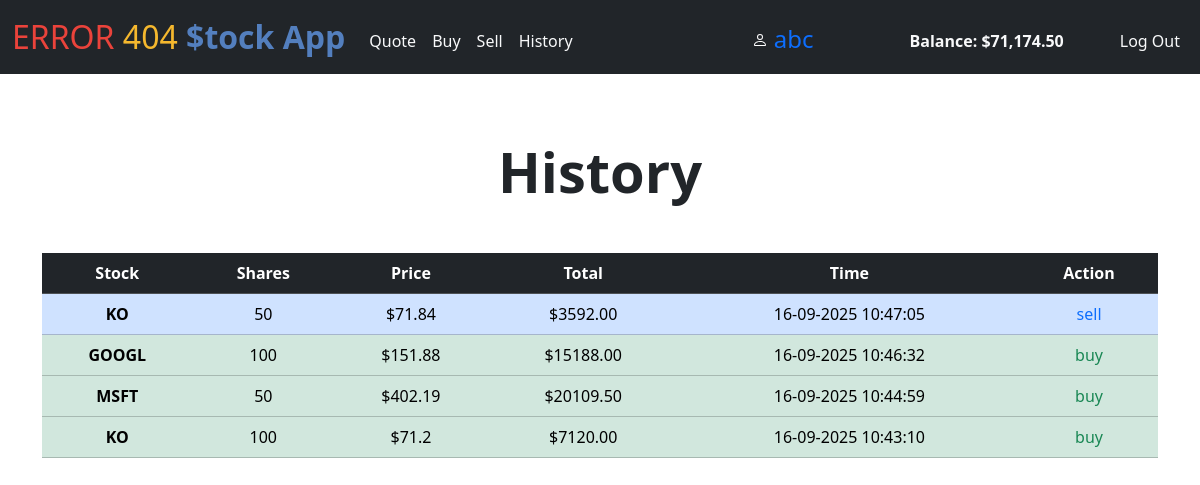
Page /history (signed in) on the committed database.
### tables this page shows
CREATE TABLE users (id INTEGER PRIMARY KEY AUTOINCREMENT NOT NULL, username TEXT NOT NULL, hash TEXT NOT NULL, cash NUMERIC NOT NULL DEFAULT 10000.00);

CREATE TABLE histroy (
trans_id INTEGER PRIMARY KEY AUTOINCREMENT NOT NULL,
buyer_id INTEGER NOT NULL,
stock_name TEXT NOT NULL,
shares INTEGER NOT NULL,
price INTEGER NOT NULL,
time TEXT NOT NULL, action TEXT NOT NULL,
FOREIGN KEY (buyer_id) REFERENCES users(id));

### app.py (the view)
@app.route("/history")
@login_required
def history():
    hist = db.execute("SELECT stock_name, shares, price, time, action FROM histroy WHERE buyer_id = ? ORDER BY trans_id DESC LIMIT 35", session["user_id"])
    length = len(hist)
    return render_template("histroy.html", hist=hist, length=length, user_name=db.execute("SELECT username FROM users WHERE id = ?", session["user_id"])[0]["username"], balance=db.execute("SELECT cash FROM users WHERE id = ?", session["user_id"])[0]["cash"])

### app.py (called while the page is built)
@app.after_request
def after_request(response):
    response.headers["Cache-Control"] = "no-cache, no-store, must-revalidate"
    response.headers["Expires"] = 0
    response.headers["Pragma"] = "no-cache"
    return response

### helpers.py (called while the page is built)
def login_required(f):
    @wraps(f)
    def decorated_function(*args, **kwargs):
        if session.get("user_id") is None:
            return redirect("/login")
        return f(*args, **kwargs)
    return decorated_function

def usd(value):
    return f"${value:,.2f}"

### templates/histroy.html (shortened to what this page needs)
{% extends "layout.html" %}
{% block name %}{{ user_name }}{% endblock %}
{% block balance %}{{ balance | usd }}{% endblock %}
{% block main %}
{% if length == 0 %}
<h1 class="display-4 text-center fw-bolder mb-5">No history found</h1>
{% else %}
<h1 class="display-4 text-center fw-bolder mb-5">History</h1>
<table class="table">
    <thead class="table-dark">
        <tr>
            <th scope="col">Stock</th>
            <th scope="col">Shares</th>
            <th scope="col">Price</th>
            <th scope="col">Total</th>
            <th scope="col">Time</th>
            <th scope="col">Action</th>
        </tr>
    </thead>
    <tbody>
        {% for i in range(length) %}
        {% if hist[i]["action"] == 'buy' %}
        <tr class="table-success">
        {% else %}
        <tr class="table-primary">
        {% endif %}
            <th scope="row">{{ hist[i]["stock_name"] }}</th>
            <td>{{ hist[i]["shares"] }}</td>
            <td>${{ hist[i]["price"] }}</td>
            <td>${{ '%.2f' | format(hist[i]["shares"] * hist[i]["price"]) }}</td>
            <td>{{ hist[i]["time"] }}</td>
            <td>
                {% if hist[i]["action"] == 'buy' %}
                <span class="text-success">{{ hist[i]["action"] }}</span>
                {% else %}
                <span class="text-primary">{{ hist[i]["action"] }}</span>
                {% endif %}
            </td>
        </tr>
        {% endfor %}
    </tbody>
</table>
{% endif %}
{% endblock %}

### templates/layout.html (shortened to what this page needs)
<!DOCTYPE html>
<html lang="en">
<head>
    <link rel="stylesheet" href="https://cdn.jsdelivr.net/npm/bootstrap-icons@1.7.2/font/bootstrap-icons.css">
    <link href="https://cdn.jsdelivr.net/npm/bootstrap@5.3.3/dist/css/bootstrap.min.css" rel="stylesheet"
>
    <link href="/static/styles.css" rel="stylesheet">
</head>
<body>
    <nav class="navbar sticky-top navbar-expand-md navbar-dark bg-dark mb-3">
        <div class="container-fluid">
            <a class="navbar-brand" data-toggle="tooltip" title="Home" href="/"><span class="red">ERROR</span><span class="yellow"> 404</span> <span class="blue fw-bold">$tock App</span></a>
            <div class="collapse navbar-collapse" id="navbar">
                {% if session["user_id"] %}
                <ul class="navbar-nav me-auto mt-2">
                    <li class="nav-item"><a class="nav-link text-light" href="/quote" data-toggle="tooltip" title="Search for stocks">Quote</a></li>
                    <li class="nav-item"><a class="nav-link text-light" href="/buy" data-toggle="tooltip" title="buy stocks">Buy</a></li>
                    <li class="nav-item"><a class="nav-link text-light" href="/sell" data-toggle="tooltip" title="sell stocks">Sell</a></li>
                    <li class="nav-item"><a class="nav-link text-light" href="/history" data-toggle="tooltip" title="check past transaction history">History</a></li>
                </ul>
                <ul class="navbar-nav ms-auto mt-2">
                    <li class="nav-item mx-5 ">
                        <div class="fs-4">
                            <a href="/profile" class="text-decoration-none link-opacity-50-hover" data-toggle="tooltip" title="View profile">
                                {% block name %} {% endblock %}</a>
                        </div>
                    </li>
                    <li class="nav-item mx-5 mt-2 text-light"><b>Balance: {% block balance %}{% endblock %}</b></li>
                    <li class="nav-item"><a class="nav-link text-light" href="/logout" data-toggle="tooltip" title="click to logout">Log Out</a></li>
                </ul>
                {% else %}
                <ul class="navbar-nav ms-auto mt-2">
                    <li class="nav-item"><a class="nav-link text-light" href="/register">Register</a></li>
                    <li class="nav-item"><a class="nav-link text-light" href="/login">Log In</a></li>
                </ul>
                {% endif %}
            </div>
        </div>
    </nav>
    <main class="container-sm py-5 h-100 text-center">
        {% block main %}{% endblock %}
    </main>
</body>
</html>

### static/styles.css (style rules this page uses)
nav .navbar-brand { font-size: xx-large; }
nav .navbar-brand .blue { color: #537fbe; }
nav .navbar-brand .red { color: #ea433b; }
nav .navbar-brand .yellow { color: #f5b82e; }
html, body { height: 100%; }
body::before { content: ""; position: fixed; top: 0; left: 0; width: 100%; height: 100%; background-image: url('https://static.vecteezy.com/system/resources/previews/001/925/614/non_2x/business-graph-chart-of-stock-market-investment-on-blue-background-vector.jpg'); background-size: cover; background-position: center; opacity: 0.2; z-index: -1; }

### rows in the picture
users: username "abc", cash "$71,174.50"
histroy: stock_name "KO", shares "50", price "71.84", hist[i]['shares']*hist[i]['price'] "3592.00", time "16-09-2025 10:47:05", action "sell"
histroy: stock_name "GOOGL", shares "100", price "151.88", hist[i]['shares']*hist[i]['price'] "15188.00", time "16-09-2025 10:46:32", action "buy"
histroy: stock_name "MSFT", shares "50", price "402.19", hist[i]['shares']*hist[i]['price'] "20109.50", time "16-09-2025 10:44:59", action "buy"
histroy: stock_name "KO", shares "100", price "71.2", hist[i]['shares']*hist[i]['price'] "7120.00", time "16-09-2025 10:43:10", action "buy"
